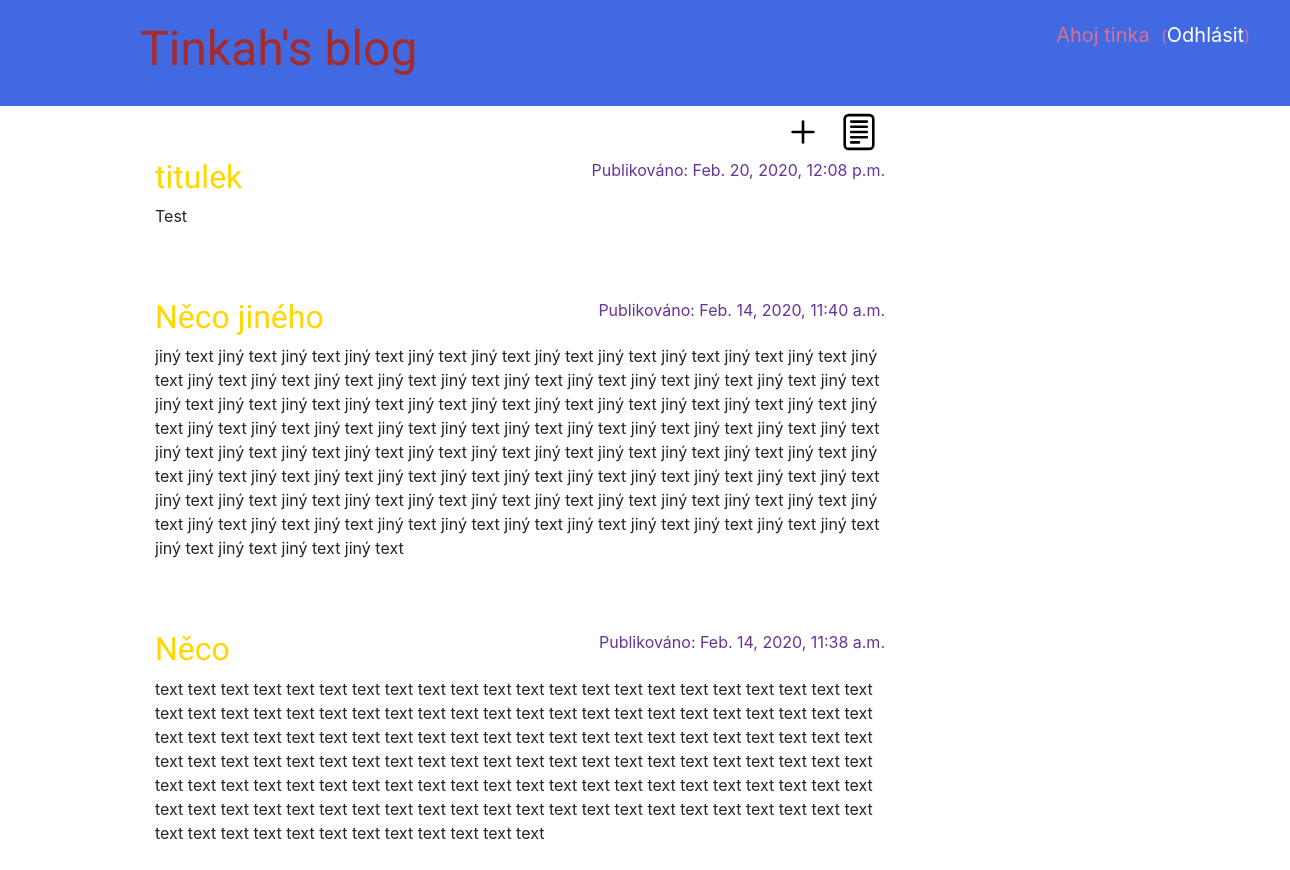
Page / (signed in) on the earlier database version.
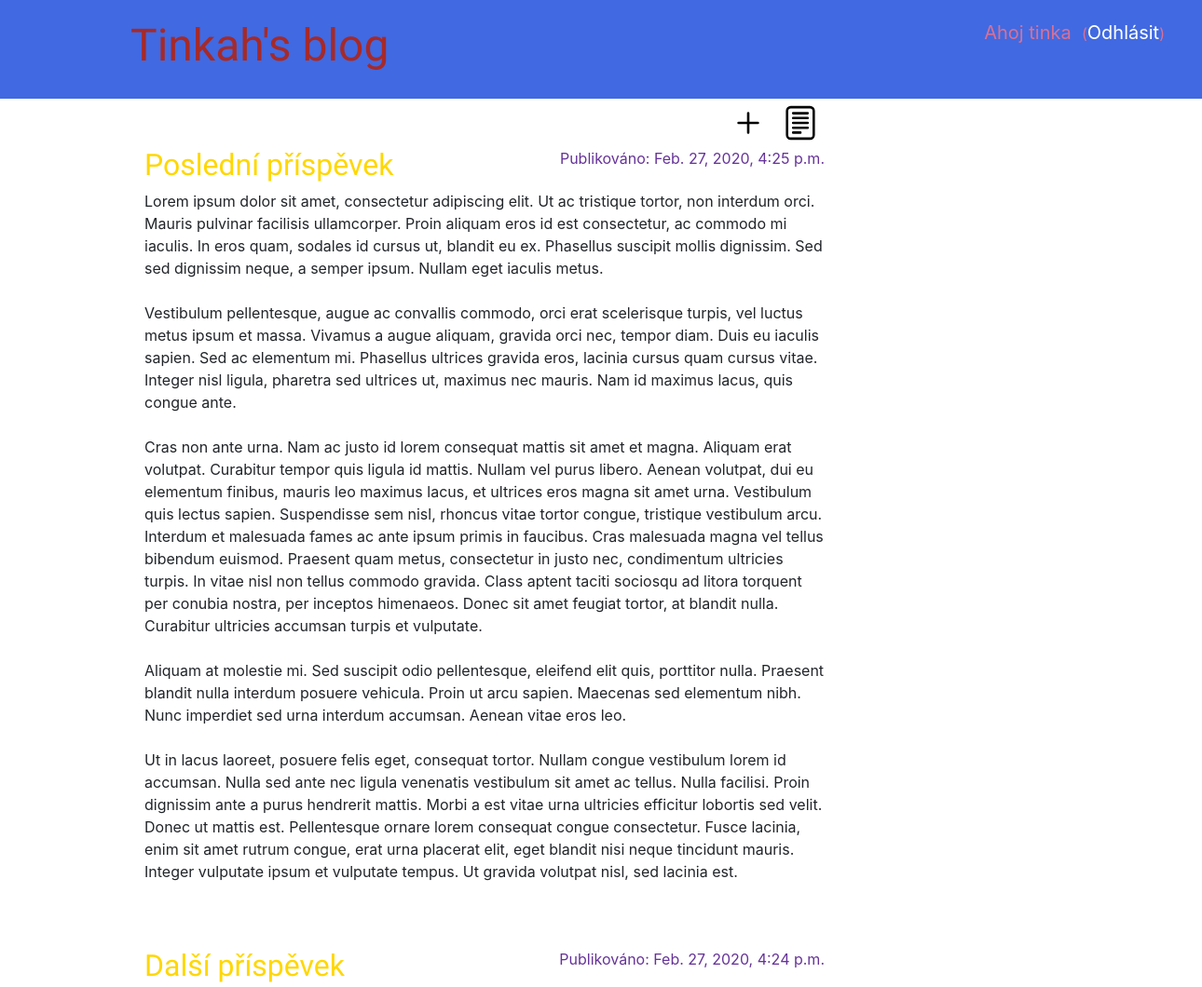
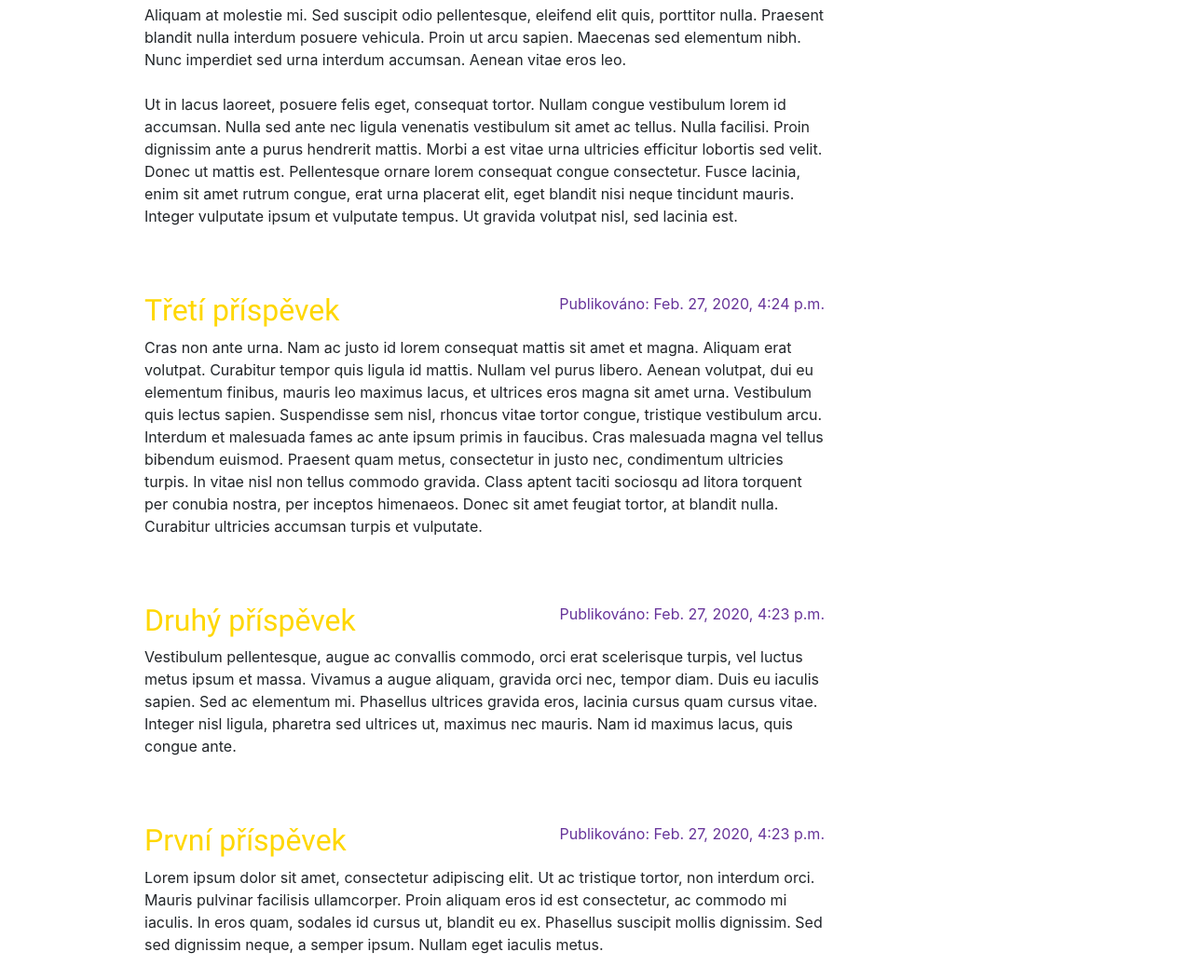
Same page on the later database version (2 pictures, top to bottom).
### blog/models.py (models this page shows, shortened)
class Post(models.Model):
    author = models.ForeignKey("auth.User", on_delete=models.CASCADE)
    title = models.CharField(max_length=200)
    text = models.TextField()
    created_date = models.DateTimeField(
        default=timezone.now)
    published_date = models.DateTimeField(
        blank=True, null=True)

### blog/views.py (the view)
# urls.py: path('', views.post_list, name='post_list'),
def post_list(request):
    posts = Post.objects.filter(published_date__lte=timezone.now()).order_by('-published_date')
    return render(request, 'blog/post_list.html', {'posts': posts})

### blog/templates/blog/post_list.html
{% extends 'blog/base.html' %}
{% block content %}
    {% for Post in posts %}
        <div class="post">
            <div class="date">
                <p>Publikováno: {{ Post.published_date }}</p>
            </div>
            <h2><a href="{% url 'post_detail' pk=Post.pk %}">{{ Post.title }}</a></h2>
            <p>{{ Post.text|linebreaksbr }}</p>
        </div>
    {% endfor %}
 {% endblock %}

### blog/templates/blog/base.html (shortened to what this page needs)
{% load static %}
<html>
    <head>
        <link rel="stylesheet" href="https://stackpath.bootstrapcdn.com/bootstrap/4.4.1/css/bootstrap.min.css" >
        <link rel="stylesheet" type="text/css" href="{% static 'blog/style.css' %}">
    </head>
    <body>
        <div class="page-header">
            {% if user.is_authenticated %}
            <p class="top-menu">Ahoj {{ user.username }} &nbsp;<small> (<a href="{% url 'logout' %}">Odhlásit</a>)</small></p>
            {% else %}
            <a href="{% url 'login' %}" class="top-menu"><img src="/static/img/lock.svg" alt="" width="52" height="52" title="Přihlásit"></a>
            {% endif %}
            <h1><a href="/">Tinkah's blog</a></h1>
        </div>
        <div class="content container">
            <div class="row">
                <div class="col-md-8">
                    {% if user.is_authenticated %}
                    <div align="right" margin-top="20px">
                        <a href="{% url 'post_new' %}" ><img src="/static/img/plus.svg" alt="" width="52" height="52" title="Přidat příspěvek"></a>
                        <a href="{% url 'post_draft_list' %}"><img src="/static/img/document-text.svg" alt="" width="52" height="52" title="Koncepty"></a>
                    </div>
                    {% endif %}
                    {% block content %}
                    {% endblock %}
                </div>
            </div>
        </div>
    </body>
</html>

### blog/static/blog/style.css (style rules this page uses)
.page-header { background-color: royalblue; margin-top: 0; padding: 20px; padding-left: 140px; vertical-align: middle; }
.page-header h1, .page-header h1 a, .page-header h1 a:visited, .page-header h1 a:active { color: brown; font-size: 36pt; text-decoration: none; }
.content { margin-left: 140px; }
h1, h2, h3, h4 { font-family: "Lobster", cursive; }
.date { color: rebeccapurple; float: right; }
.top-menu { color: palevioletred; font-size: 15pt; margin-right: 20px; display: flex; float: right; vertical-align: middle; }
.top-menu a { color: white; font-size: 15pt; }
.post { margin-bottom: 70px; }
.post h2 a, .post h2 a:visited { color: gold; }
.post h2 { color: orchid; }

Differences in the rows shown:
added Post: published_date "Feb. 27, 2020, 4:25 p.m.", title "Poslední příspěvek", text "Lorem ipsum dolor sit amet, consectetur adipiscing elit. Ut ac tristique tortor, non interdum orci. Mauris pulvinar facilisis ullamcorper. Proin aliquam eros id est consectetur, ac commodo mi iaculis. In eros quam, sodales id cursus ut, blandit eu ex. Phasellus suscipit mollis dignissim. Sed sed dignissim neque, a semper ipsum. Nullam eget iaculis metus. Vestibulum pellentesque, augue ac convallis commodo, orci erat scelerisque turpis, vel luctus metus ipsum et massa. Vivamus a augue aliquam, gravida orci nec, tempor diam. Duis eu iaculis sapien. Sed ac elementum mi. Phasellus ultrices gravida eros, lacinia cursus quam cursus vitae. Integer nisl ligula, pharetra sed ultrices ut, maximus nec…"
added Post: published_date "Feb. 27, 2020, 4:24 p.m.", title "Další příspěvek", text "Aliquam at molestie mi. Sed suscipit odio pellentesque, eleifend elit quis, porttitor nulla. Praesent blandit nulla interdum posuere vehicula. Proin ut arcu sapien. Maecenas sed elementum nibh. Nunc imperdiet sed urna interdum accumsan. Aenean vitae eros leo. Ut in lacus laoreet, posuere felis eget, consequat tortor. Nullam congue vestibulum lorem id accumsan. Nulla sed ante nec ligula venenatis vestibulum sit amet ac tellus. Nulla facilisi. Proin dignissim ante a purus hendrerit mattis. Morbi a est vitae urna ultricies efficitur lobortis sed velit. Donec ut mattis est. Pellentesque ornare lorem consequat congue consectetur. Fusce lacinia, enim sit amet rutrum congue, erat urna placerat…"
changed Post: published_date "Feb. 20, 2020, 12:08 p.m." → "Feb. 27, 2020, 4:24 p.m."; title "titulek" → "Třetí příspěvek"; text "Test" → "Cras non ante urna. Nam ac justo id lorem consequat mattis sit amet et magna. Aliquam erat volutpat. Curabitur tempor quis ligula id mattis. Nullam vel purus libero. Aenean volutpat, dui eu elementum finibus, mauris leo maximus lacus, et ultrices eros magna sit amet urna. Vestibulum quis lectus sapien. Suspendisse sem nisl, rhoncus vitae tortor congue, tristique vestibulum arcu. Interdum et malesuada fames ac ante ipsum primis in faucibus. Cras malesuada magna vel tellus bibendum euismod. Praesent quam metus, consectetur in justo nec, condimentum ultricies turpis. In vitae nisl non tellus commodo gravida. Class aptent taciti sociosqu ad litora torquent per conubia nostra, per inceptos…"
changed Post: published_date "Feb. 14, 2020, 11:40 a.m." → "Feb. 27, 2020, 4:23 p.m."; title "Něco jiného" → "Druhý příspěvek"; text "jiný text jiný text jiný text jiný text jiný text jiný text jiný text jiný text jiný text jiný text jiný text jiný text jiný text jiný text jiný text jiný text jiný text jiný text jiný text jiný text jiný text jiný text jiný text jiný text jiný text jiný text jiný text jiný text jiný text jiný text jiný text jiný text jiný text jiný text jiný text jiný text jiný text jiný text jiný text jiný text jiný text jiný text jiný text jiný text jiný text jiný text jiný text jiný text jiný text jiný text jiný text jiný text jiný text jiný text jiný text jiný text jiný text jiný text jiný text jiný text jiný text jiný text jiný text jiný text jiný text jiný text jiný text jiný text jiný text jiný text…" → "Vestibulum pellentesque, augue ac convallis commodo, orci erat scelerisque turpis, vel luctus metus ipsum et massa. Vivamus a augue aliquam, gravida orci nec, tempor diam. Duis eu iaculis sapien. Sed ac elementum mi. Phasellus ultrices gravida eros, lacinia cursus quam cursus vitae. Integer nisl ligula, pharetra sed ultrices ut, maximus nec mauris. Nam id maximus lacus, quis congue ante."
changed Post: published_date "Feb. 14, 2020, 11:38 a.m." → "Feb. 27, 2020, 4:23 p.m."; title "Něco" → "První příspěvek"; text "text text text text text text text text text text text text text text text text text text text text text text text text text text text text text text text text text text text text text text text text text text text text text text text text text text text text text text text text text text text text text text text text text text text text text text text text text text text text text text text text text text text text text text text text text text text text text text text text text text text text text text text text text text text text text text text text text text text text text text text text text text text text text text text text text text text text text text text text text text text text…" → "Lorem ipsum dolor sit amet, consectetur adipiscing elit. Ut ac tristique tortor, non interdum orci. Mauris pulvinar facilisis ullamcorper. Proin aliquam eros id est consectetur, ac commodo mi iaculis. In eros quam, sodales id cursus ut, blandit eu ex. Phasellus suscipit mollis dignissim. Sed sed dignissim neque, a semper ipsum. Nullam eget iaculis metus."
